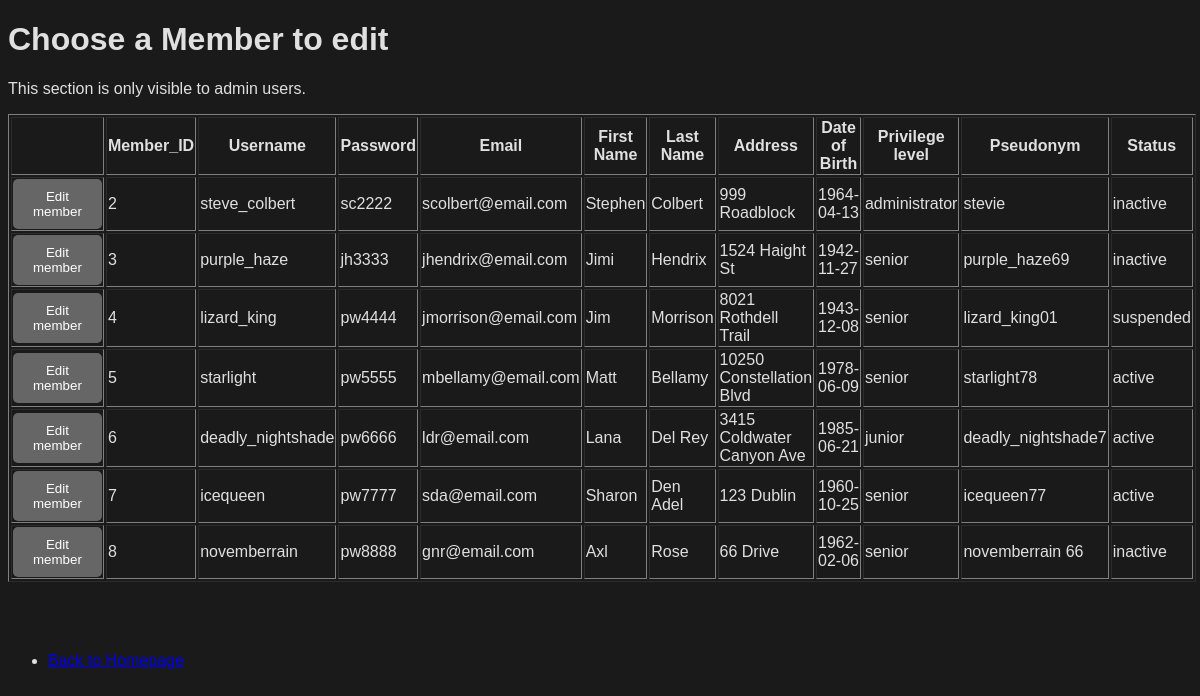
The page /App/admin_manage_users.php (signed in) on the database its author committed.
### App/admin_manage_users.php (the view, shortened to what this page needs)
<!DOCTYPE html>
<html lang="en">
<link rel="stylesheet" type = "text/css" href="./css/admin_manage_users.css" />
<head>
</head>
<?php
$dbServername = "localhost";
$dbUsername = "root";
$dbPassword = "";
$dbName = "cosn";
$conn = new mysqli($dbServername, $dbUsername, $dbPassword, $dbName);
$sql = "SELECT member_id,username,password,email,first_name,last_name,address,date_of_birth,privilege_level,pseudonym,status FROM members;";
$result = $conn->query($sql);
?>
<!DOCTYPE html>
<html lang="en">
<head>
</head>
<body>
    <h1>Choose a Member to edit</h1>
    <p>This section is only visible to admin users.</p>
    <table border="1">
        <tr>
            <th></th>
            <th>Member_ID</th>
            <th>Username</th>
            <th>Password</th>
            <th>Email</th>
            <th>First Name</th>
            <th>Last Name</th>
            <th>Address</th>
            <th>Date of Birth</th>
            <th>Privilege level</th>
            <th>Pseudonym</th>
            <th>Status</th>
        </tr>
        <?php
        if ($result->num_rows > 0) {
            while($row = $result->fetch_assoc()) {
                echo "<tr>";
                echo "<td><a href='admin_edit_member.php?member_id=" . $row['member_id'] . "'><button>Edit member</button></a></td>";
                echo "<td>" . $row['member_id'] . "</td>";
                echo "<td>" . $row['username'] . "</td>";
                echo "<td>" . $row['password'] . "</td>";
                echo "<td>" . $row['email'] . "</td>";
                echo "<td>" . $row['first_name'] . "</td>";
                echo "<td>" . $row['last_name'] . "</td>";
                echo "<td>" . $row['address'] . "</td>";
                echo "<td>" . $row['date_of_birth'] . "</td>";
                echo "<td>" . $row['privilege_level'] . "</td>";
                echo "<td>" . $row['pseudonym'] . "</td>";
                echo "<td>" . $row['status'] . "</td>";
                echo "</tr>";
            }
        } else {
            echo "<tr><td colspan='4'>No members found</td></tr>";
        }
        ?>
    </table>
        <br>
        <br>
        <br>
        <ul>
            <li><a href="homepage.php">Back to Homepage</a></li>
        </ul>
</body>
</body>
</html>

### App/css/admin_manage_users.css (style rules this page uses)
body { background-color: #1a1a1a; color: #e0e0e0; font-family: Arial, sans-serif; transition: background-color 0.3s, color 0.3s; }
button { padding: 10px 20px; border: none; background-color: #666; color: #ffffff; border-radius: 5px; cursor: pointer; }

### rows shown on the page
members: member_id "2", username "steve_colbert", password "sc2222", email "scolbert@email.com", first_name "Stephen", last_name "Colbert", address "999 Roadblock", date_of_birth "1964-04-13", privilege_level "administrator", pseudonym "stevie", status "inactive"
members: member_id "3", username "purple_haze", password "jh3333", email "jhendrix@email.com", first_name "Jimi", last_name "Hendrix", address "1524 Haight St", date_of_birth "1942-11-27", privilege_level "senior", pseudonym "purple_haze69", status "inactive"
members: member_id "4", username "lizard_king", password "pw4444", email "jmorrison@email.com", first_name "Jim", last_name "Morrison", address "8021 Rothdell Trail", date_of_birth "1943-12-08", privilege_level "senior", pseudonym "lizard_king01", status "suspended"
members: member_id "5", username "starlight", password "pw5555", email "mbellamy@email.com", first_name "Matt", last_name "Bellamy", address "10250 Constellation Blvd", date_of_birth "1978-06-09", privilege_level "senior", pseudonym "starlight78", status "active"
members: member_id "6", username "deadly_nightshade", password "pw6666", email "ldr@email.com", first_name "Lana", last_name "Del Rey", address "3415 Coldwater Canyon Ave", date_of_birth "1985-06-21", privilege_level "junior", pseudonym "deadly_nightshade7", status "active"
members: member_id "7", username "icequeen", password "pw7777", email "sda@email.com", first_name "Sharon", last_name "Den Adel", address "123 Dublin", date_of_birth "1960-10-25", privilege_level "senior", pseudonym "icequeen77", status "active"
members: member_id "8", username "novemberrain", password "pw8888", email "gnr@email.com", first_name "Axl", last_name "Rose", address "66 Drive", date_of_birth "1962-02-06", privilege_level "senior", pseudonym "novemberrain 66", status "inactive"
